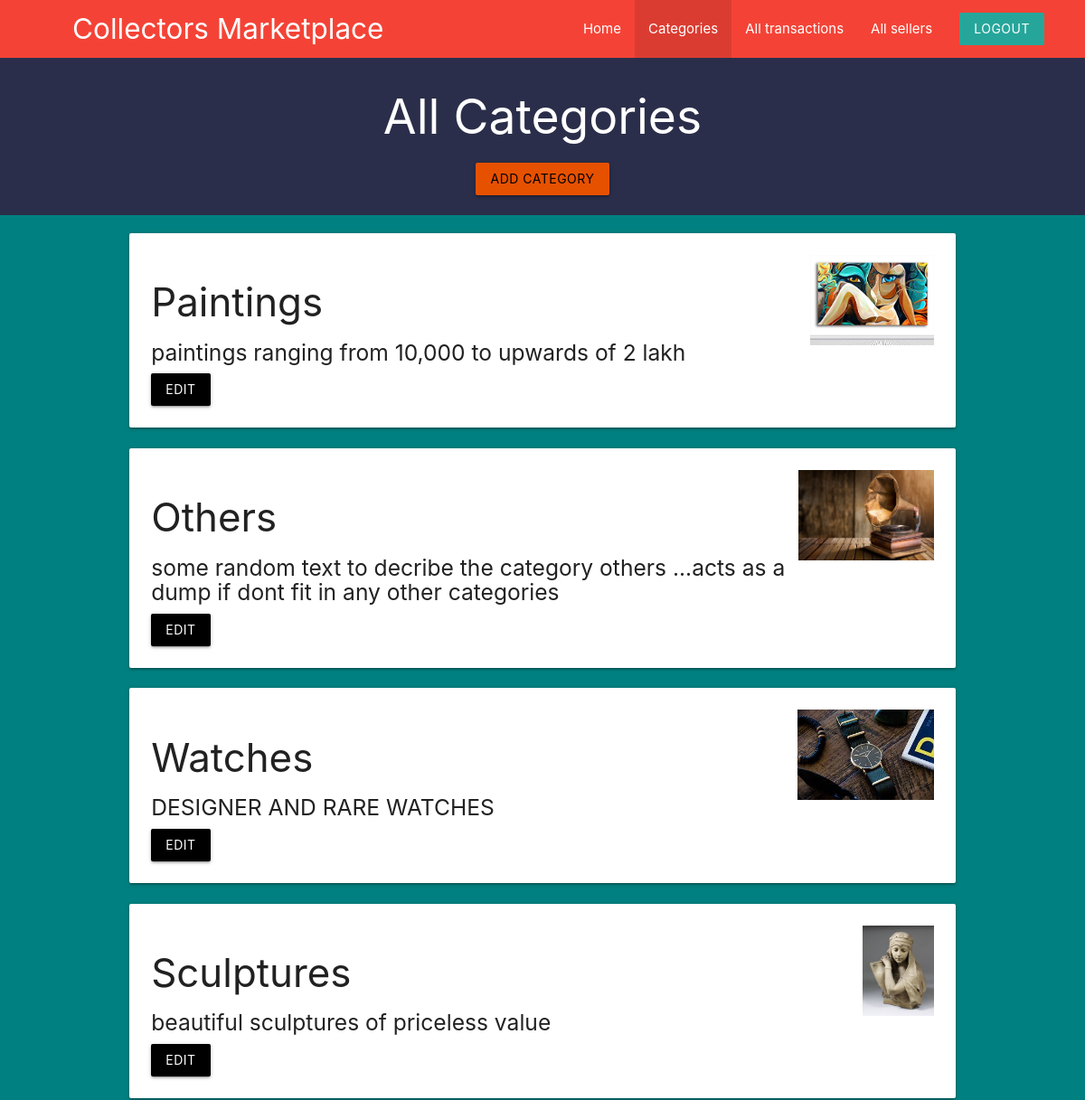
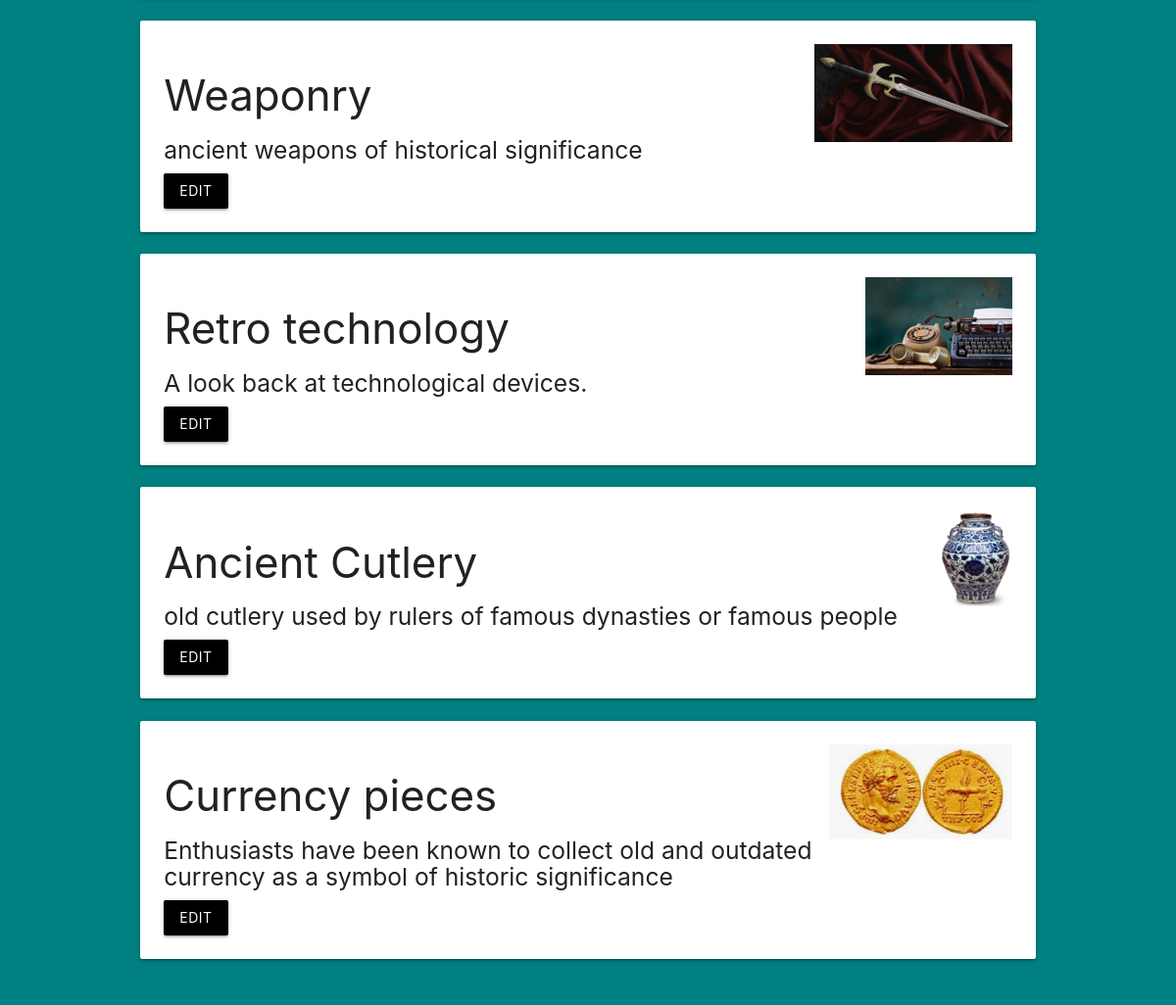
The app's page /admin/admin_categories.php (signed in), older data (2 pictures, top to bottom).
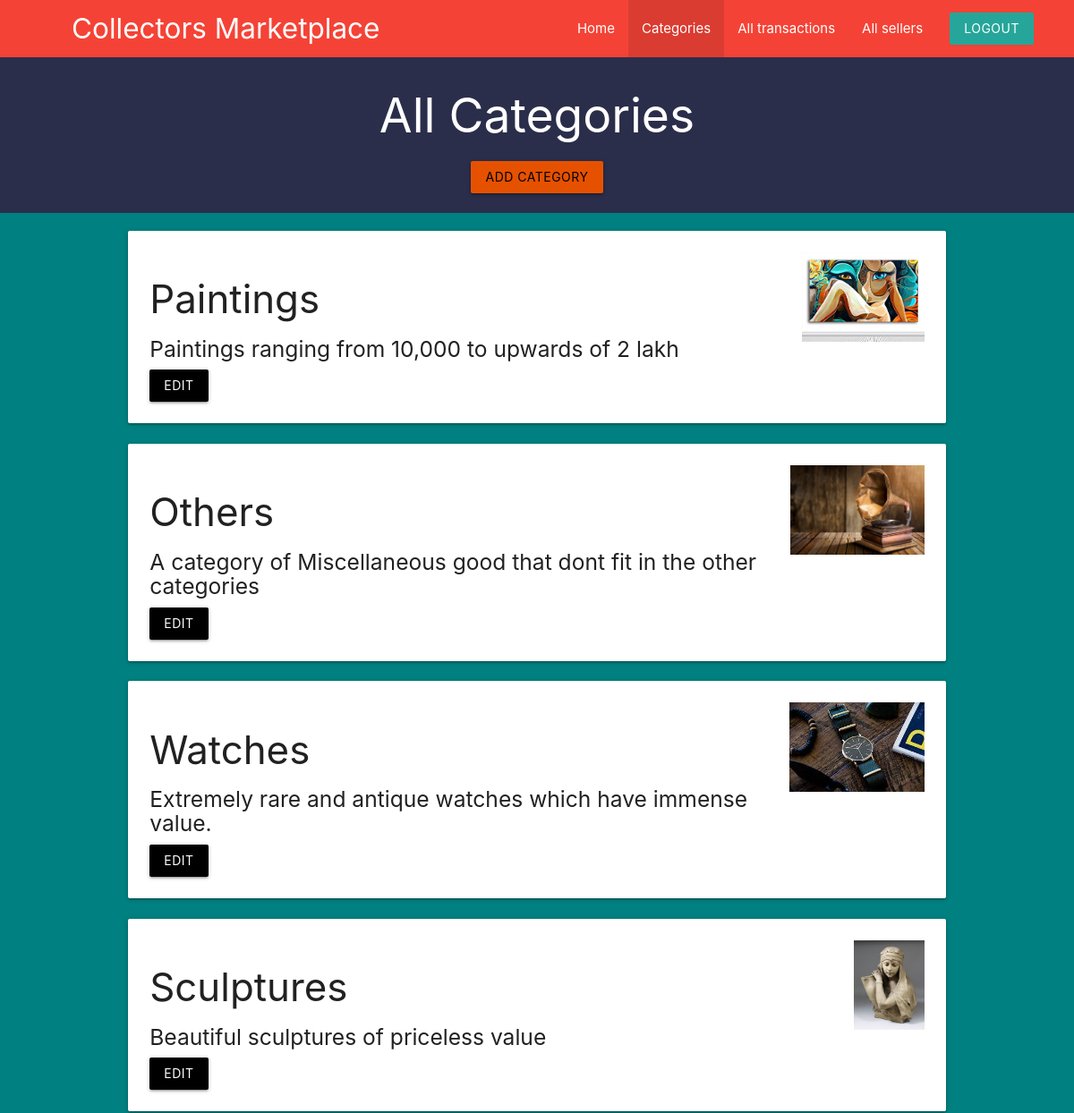
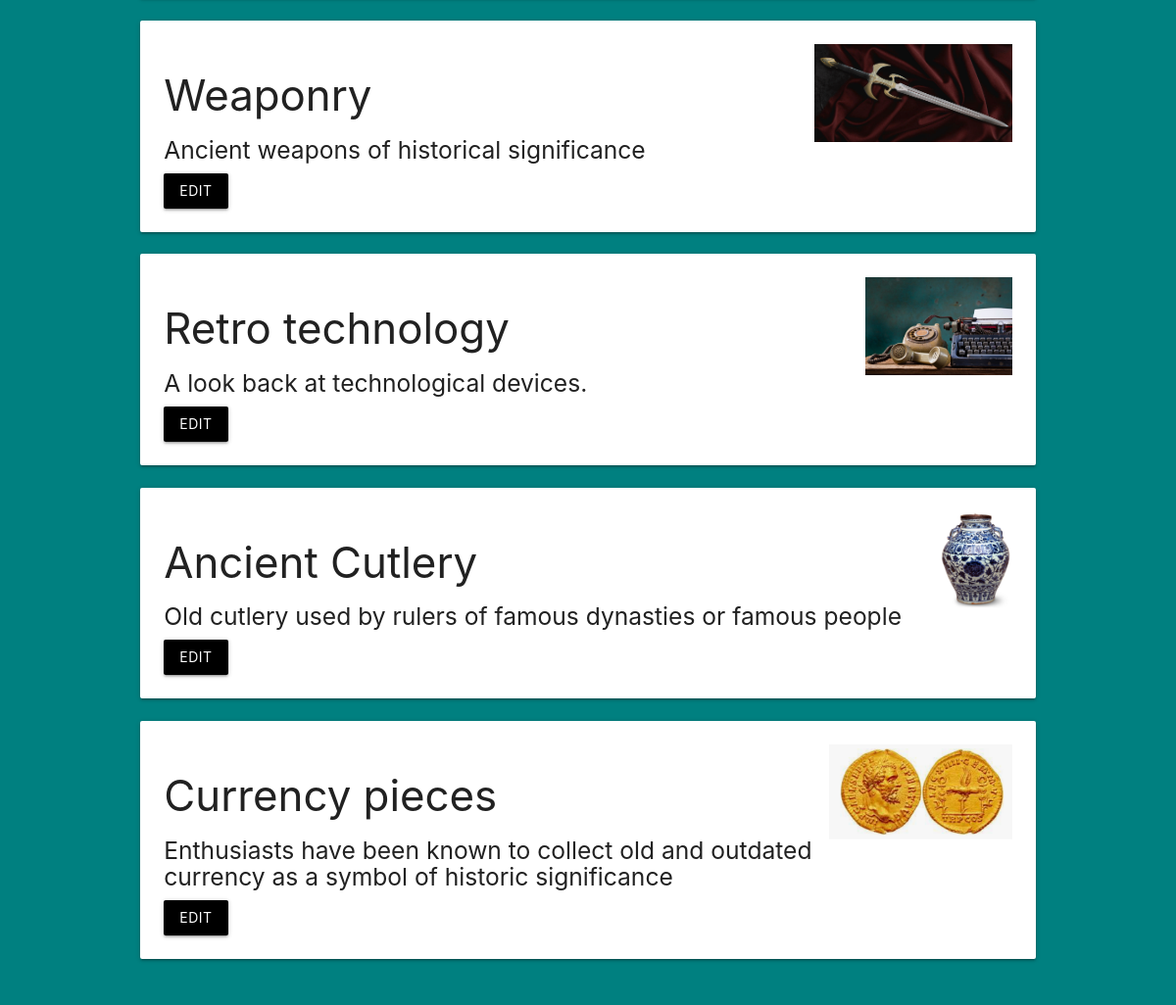
The same page, newer data (2 pictures, top to bottom).
### tables this page shows
CREATE TABLE `category` (
  `cat_id` int(5) NOT NULL,
  `cat_name` varchar(255) NOT NULL,
  `cat_image` varchar(255) NOT NULL,
  `cat_status` tinyint(4) NOT NULL DEFAULT 1,
  `cat_description` text NOT NULL
);

### admin/admin_categories.php (the view, shortened to what this page needs)
<?php
    include("../templates/database_conn.php");
    $sql1="SELECT * FROM `category`";
    $res2=mysqli_query($con,$sql1);
    $row2 = mysqli_fetch_all($res2, MYSQLI_ASSOC);
?>
<!DOCTYPE html>
<html lang="en">
<head>
    <link rel="stylesheet" href="https://cdnjs.cloudflare.com/ajax/libs/materialize/1.0.0/css/materialize.min.css">
    <link rel="stylesheet" href="../templates/stylesheet.css">
</head>
<body style="background-color:#2b2e4a;" >
<nav class="red z-depth-0" style="padding-right: 30px;padding-left: 80px;">
		<div>
			<a href="#" class="brand-logo brand-text hide-on-med-and-down">Collectors Marketplace</a>
            <ul id="nav-mobile" class="right">
                <li><a href="adminpage.php">Home</a></li>
                <li class="active"><a href="admin_categories.php">Categories</a></li>
                <li><a href="all_transactions.php">All transactions</a></li>
                <li><a href="All_sellers.php">All sellers</a></li>
				<li><a href="admin_logout.php" class="btn brand z-depth-0">Logout</a></li>
		    </ul>
        </div>
</nav>
<div class="center">
    <h2 class="white-text" style="text-align:center;">All Categories</h2>
    <a href="add_cat.php" class="btn orange darken-4 black-text">ADD CATEGORY</a>
    <br>
    <br>
</div>
<div class="blackbgbg">
<div class="container">
    <section>
    <div class="row">
        <?php foreach($row2 as $cat){ ?>
            <div class="col s12 md6">
  				    <div class="card">
                        <div class="card-content">
                          <img src="<?php echo $cat['cat_image'];?>" class="right" height=100px>
                          <h3><?php print_r($cat['cat_name']); ?></h3>
                          <h5><?php print_r($cat['cat_description']);?></h5>
                          <a href="cat_edit.php?cat_id=<?php echo $cat['cat_id']?>" class="btn black">Edit</a>
                        </div>
                    </div>
            </div>
        <?php } ?>
    </div>
    </section>
</div>
</div>

### templates/stylesheet.css (style rules this page uses)
.container { width: 80%; margin: 0 auto; border: none; padding: 1%; }
.blackbgbg { background-color: teal; }

Row changes from the older to the newer data that the page shows:
changed category (number 1 of 8 on the later page): value "Paintings paintings ranging from 10,000 to upwards of 2 lakh" → "Paintings Paintings ranging from 10,000 to upwards of 2 lakh"
changed category (number 2 of 8 on the later page): value "Others some random text to decribe the category others ...acts as a dump if dont fit in any other categories" → "Others A category of Miscellaneous good that dont fit in the other categories"
changed category (number 3 of 8 on the later page): value "Watches DESIGNER AND RARE WATCHES" → "Watches Extremely rare and antique watches which have immense value."
changed category (number 4 of 8 on the later page): value "Sculptures beautiful sculptures of priceless value" → "Sculptures Beautiful sculptures of priceless value"
changed category (number 5 of 8 on the later page): value "Weaponry ancient weapons of historical significance" → "Weaponry Ancient weapons of historical significance"
changed category (number 7 of 8 on the later page): value "Ancient Cutlery old cutlery used by rulers of famous dynasties or famous people" → "Ancient Cutlery Old cutlery used by rulers of famous dynasties or famous people"
